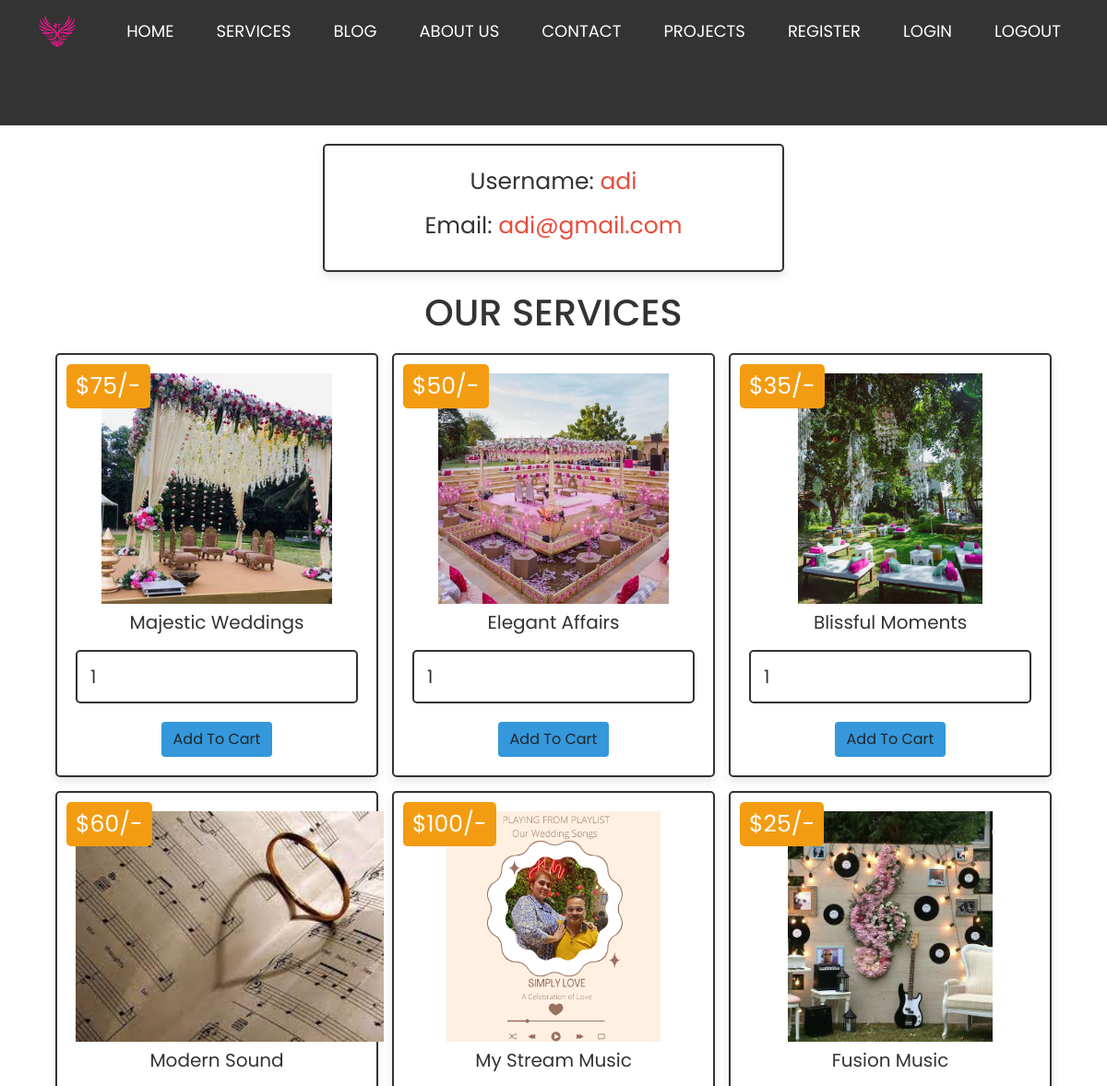
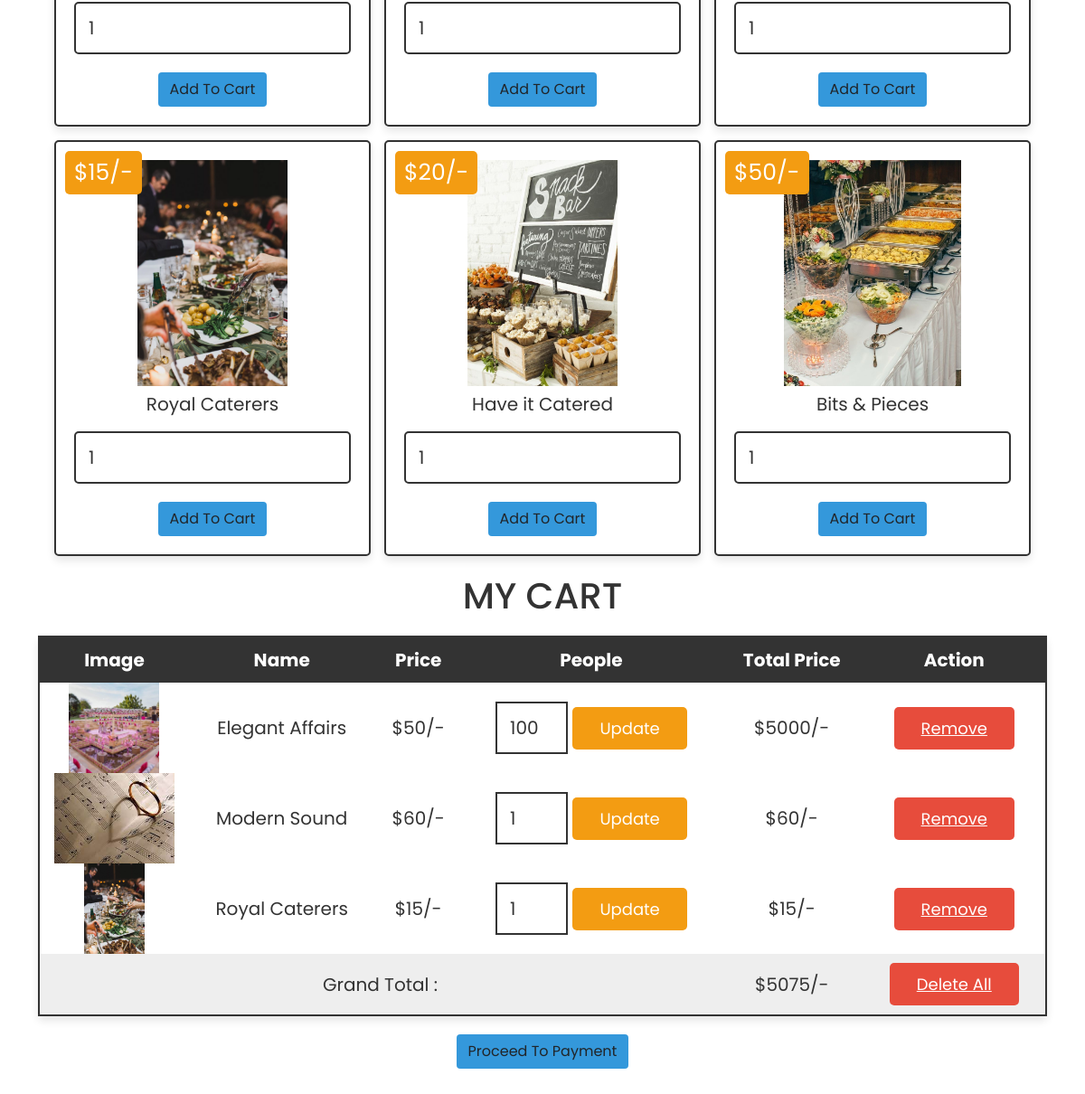
The app's page /shopping_cart/index.php (signed in) with its own data (2 pictures, top to bottom).
### tables this page shows
CREATE TABLE `user_form` (
  `id` int(100) NOT NULL,
  `name` varchar(100) NOT NULL,
  `email` varchar(100) NOT NULL,
  `mobile` bigint(10) NOT NULL,
  `password` varchar(100) NOT NULL,
  `Time` timestamp(6) NOT NULL DEFAULT current_timestamp(6) ON UPDATE current_timestamp(6)
);

CREATE TABLE `products` (
  `id` int(100) NOT NULL,
  `name` varchar(100) NOT NULL,
  `price` varchar(100) NOT NULL,
  `image` varchar(100) NOT NULL
);

CREATE TABLE `cart` (
  `id` int(100) NOT NULL,
  `user_id` int(100) NOT NULL,
  `name` varchar(100) NOT NULL,
  `price` varchar(100) NOT NULL,
  `image` varchar(100) NOT NULL,
  `quantity` int(100) NOT NULL,
  `Time` timestamp NOT NULL DEFAULT current_timestamp() ON UPDATE current_timestamp()
);

### shopping_cart/index.php (the view, shortened to what this page needs)
<?php
include 'config.php';
$user_id = $_SESSION['user_id'];
?>
<!DOCTYPE html>
 <html>
 <head>
 <link rel="stylesheet" type="text/css" href="../nav.css">
 <link rel="stylesheet" type="text/css" href="../Shopping_cart/style.css">
 <link href="https://cdn.jsdelivr.net/npm/bootstrap@5.0.2/dist/css/bootstrap.min.css" rel="stylesheet"
>
<link rel="stylesheet" href="https://cdnjs.cloudflare.com/ajax/libs/font-awesome/6.3.0/css/all.min.css"
integrity="sha512-SzlrxWUlpfuzQ+pcUCosxcglQRNAq/DZjVsC0lE40xsADsfeQoEypE+enwcOiGjk/bSuGGKHEyjSoQ1zVisanQ=="
crossorigin="anonymous" />
 </head>
 <body>
    <nav class="navbar navbar-expand-md">
        <div class="container">
            <a class="navbar-brand" href="#"><img src="../logo.png" alt="Logo"></a>
            <div class="collapse navbar-collapse">
                <ul class="navbar-nav ms-auto mb-2 mb-lg-0">
                    <li class="nav-item">
                        <a class="nav-link" href="../Homepage/Homepage.php">HOME</a></li>
                    <li class="nav-item">
                        <a class="nav-link" href="../Select/Select.html">SERVICES</a></li>
                    <li class="nav-item">
                        <a class="nav-link" href="../Blog/Blog.html">BLOG</a></li>
                    <li class="nav-item">
                        <a class="nav-link" href="../About us/About us_dev.html">ABOUT US</a></li>
                    <li class="nav-item">
                        <a class="nav-link" href="../Contact/contact.html">CONTACT</a></li>
                    <li class="nav-item">
                        <a class="nav-link" href="../Launching/Launching.html">PROJECTS</a></li>
                    <li class="nav-item">
                        <a class="nav-link" href="../Registration_Login/Registration.html">REGISTER</a></li>
                    <li class="nav-item">
                        <a class="nav-link" href="../Registration_Login/loginuser.html">LOGIN</a></li>
                    <li class="nav-item">
                        <a class="nav-link" href="../Homepage/Homepage.html">LOGOUT</a></li>
                  </ul>
            </div>
        </div>
      </nav>
<div class="container">
<div class="user-profile">
   <?php
      $select_user = mysqli_query($conn, "SELECT * FROM `user_form` WHERE id = '$user_id'") or die('query failed');
      if(mysqli_num_rows($select_user) > 0){
         $fetch_user = mysqli_fetch_assoc($select_user);
      };
   ?>
   <p> Username: <span><?php echo $fetch_user['name']; ?></span> </p>
   <p> Email: <span><?php echo $fetch_user['email']; ?></span> </p>
</div>
<div class="products">
   <h1 class="heading">Our Services</h1>
   <div class="box-container">
   <?php
      $select_product = mysqli_query($conn, "SELECT * FROM `products`") or die('query failed');
      if(mysqli_num_rows($select_product) > 0){
         while($fetch_product = mysqli_fetch_assoc($select_product)){
   ?>
      <form method="post" class="box" action="">
         <img src="images/<?php echo $fetch_product['image']; ?>" alt="">
         <div class="name"><?php echo $fetch_product['name']; ?></div>
         <div class="price">$<?php echo $fetch_product['price']; ?>/-</div>
         <input type="number" min="1" name="product_quantity" value="1">
         <input type="submit" value="add to cart" name="add_to_cart" class="btn">
      </form>
   <?php
      };
   };
   ?>
   </div>
</div>
<div class="shopping-cart">
   <h1 class="heading">My Cart</h1>
   <table>
      <thead>
         <th>image</th>
         <th>name</th>
         <th>price</th>
         <th>People</th>
         <th>total price</th>
         <th>action</th>
      </thead>
      <tbody>
      <?php
         $cart_query = mysqli_query($conn, "SELECT * FROM `cart` WHERE user_id = '$user_id'") or die('query failed');
         $grand_total = 0;
         if(mysqli_num_rows($cart_query) > 0){
            while($fetch_cart = mysqli_fetch_assoc($cart_query)){
      ?>
         <tr>
            <td><img src="images/<?php echo $fetch_cart['image']; ?>" height="100" alt=""></td>
            <td><?php echo $fetch_cart['name']; ?></td>
            <td>$<?php echo $fetch_cart['price']; ?>/-</td>
            <td>
               <form action="" method="post">
                  <input type="number" min="1" name="cart_quantity" value="<?php echo $fetch_cart['quantity']; ?>">
                  <input type="submit" name="update_cart" value="update" class="option-btn">
               </form>
            </td>
            <td>$<?php echo $sub_total = ($fetch_cart['price'] * $fetch_cart['quantity']); ?>/-</td>
            <td><a href="index.php?remove=<?php echo $fetch_cart['id']; ?>" class="delete-btn" onclick="return confirm('remove item from cart?');">remove</a></td>
         </tr>
      <?php
         $grand_total += $sub_total;
            }
         }else{
            echo '<tr><td style="padding:20px; text-transform:capitalize;" colspan="6">no item added</td></tr>';
         }
      ?>
      <tr class="table-bottom">
         <td colspan="4">Grand Total :</td>
         <td>$<?php echo $grand_total; ?>/-</td>
         <td><a href="index.php?delete_all" onclick="return confirm('delete all from cart?');" class="delete-btn <?php echo ($grand_total > 1)?'':'disabled'; ?>">delete all</a></td>
      </tr>
   </tbody>
   </table>
   <div class="cart-btn">
      <a href="../Bookings/Bookings.php" class="btn <?php echo ($grand_total > 1)?'':'disabled'; ?>">Proceed to Payment</a>
</div>
</div>
</div>
 </body>
 </html>

### nav.css (style rules this page uses)
.navbar { position: absolute; width: 100%; top: 0; left: 0; background-color: #333; opacity: 5; }
.navbar .nav-link { font-size: 18px; margin-left: 30px; position: relative; color: #fff; }
.navbar .navbar-brand img { max-height: 40px; }
.navbar .nav-link::before { content: ''; position: absolute; bottom: -10px; left: 0; right: 0; margin-inline: auto; width: 0px; height: 2px; background-color: deeppink; box-shadow: 0px 0px 8px #ff1493; transition: all .6s ease; transform-origin: center; }

### shopping_cart/style.css (style rules this page uses)
:root { --blue:#3498db; --red:#e74c3c; --orange:#f39c12; --black:#333; --white:#fff; --light-bg:#eee; --box-shadow:0 5px 10px rgba(0,0,0,.1); --border:2px solid var(--black); }
* { font-family: 'Poppins', sans-serif; margin:0; padding:0; box-sizing: border-box; outline: none; border: none; text-decoration: none; }
body { background-color: var(--light-bg); }
.btn, .delete-btn, .option-btn { display: inline-block; padding:10px 30px; cursor: pointer; font-size: 18px; color:var(--white); border-radius: 5px; text-transform: capitalize; }
.btn { background-color:var(--blue)!important; margin-top: 10px; }
.delete-btn { background-color: var(--red); }
.option-btn { background-color: var(--orange); }
.container { padding:0 20px; margin:0 auto; max-width: 1200px; padding-bottom: 70px; }
.container .heading { text-align: center; margin-bottom: 20px; font-size: 40px; text-transform: uppercase; color:var(--black); }
.container .user-profile { padding:20px; text-align: center; border:var(--border); background-color: var(--white); box-shadow: var(--box-shadow); border-radius: 5px; margin:20px auto; max-width: 500px; }
.container .user-profile p { margin-bottom: 10px; font-size: 25px; color:var(--black); }
.container .user-profile p span { color:var(--red); }
.container .products .box-container { display: flex; flex-wrap: wrap; gap:15px; justify-content: center; }
.container .products .box-container .box { text-align: center; border-radius: 5px; box-shadow: var(--box-shadow); border:var(--border); position: relative; padding:20px; background-color: var(--white); width: 350px; }
.container .products .box-container .box img { height: 250px; }
.container .products .box-container .box .name { font-size: 20px; color:var(--black); padding:5px 0; }
.container .products .box-container .box .price { position: absolute; top:10px; left:10px; padding:5px 10px; border-radius: 5px; background-color: var(--orange); color:var(--white); font-size: 25px; }
.container .products .box-container .box input[type="number"] { margin:10px 0; width: 100%; border:var(--border); border-radius: 5px; font-size: 20px; color:var(--black); padding:12px 14px }
.container .shopping-cart { padding:20px 0; }
.container .shopping-cart table { width: 100%; text-align: center; border:var(--border); border-radius: 5px; box-shadow: var(--box-shadow); background-color: var(--white); }
.container .shopping-cart table thead { background-color: var(--black); }
.container .shopping-cart table thead th { padding:10px; color:var(--white); text-transform: capitalize; font-size: 20px; }
.container .shopping-cart table .table-bottom { background-color: var(--light-bg); }
.container .shopping-cart table tr td { padding:10px; font-size: 20px; color:var(--black); }
.container .shopping-cart table tr td:nth-child(1) { padding:0; }
.container .shopping-cart table tr td input[type="number"] { width: 80px; border:var(--border); padding:12px 14px; font-size: 20px; color:var(--black); }
.container .shopping-cart .cart-btn { margin-top: 10px; text-align: center; }

### records on screen
user_form: name "adi", email "adi@gmail.com"
products: image (picture), name "Majestic Weddings", price "75"
products: image (picture), name "Elegant Affairs", price "50"
products: image (picture), name "Blissful Moments", price "35"
products: image (picture), name "Modern Sound", price "60"
products: image (picture), name "My Stream Music", price "100"
products: image (picture), name "Fusion Music", price "25"
products: image (picture), name "Royal Caterers", price "15"
products: image (picture), name "Have it Catered", price "20"
products: image (picture), name "Bits & Pieces", price "50"
cart: image (picture), name "Elegant Affairs", price "50", cart_quantity "100", $sub_total = ($fetch_cart['price'] * $fetch_cart['quantity']) "5000"
cart: image (picture), name "Modern Sound", price "60", cart_quantity "1"
cart: image (picture), name "Royal Caterers", price "15", cart_quantity "1"

### other values on screen
$grand_total "5075"
